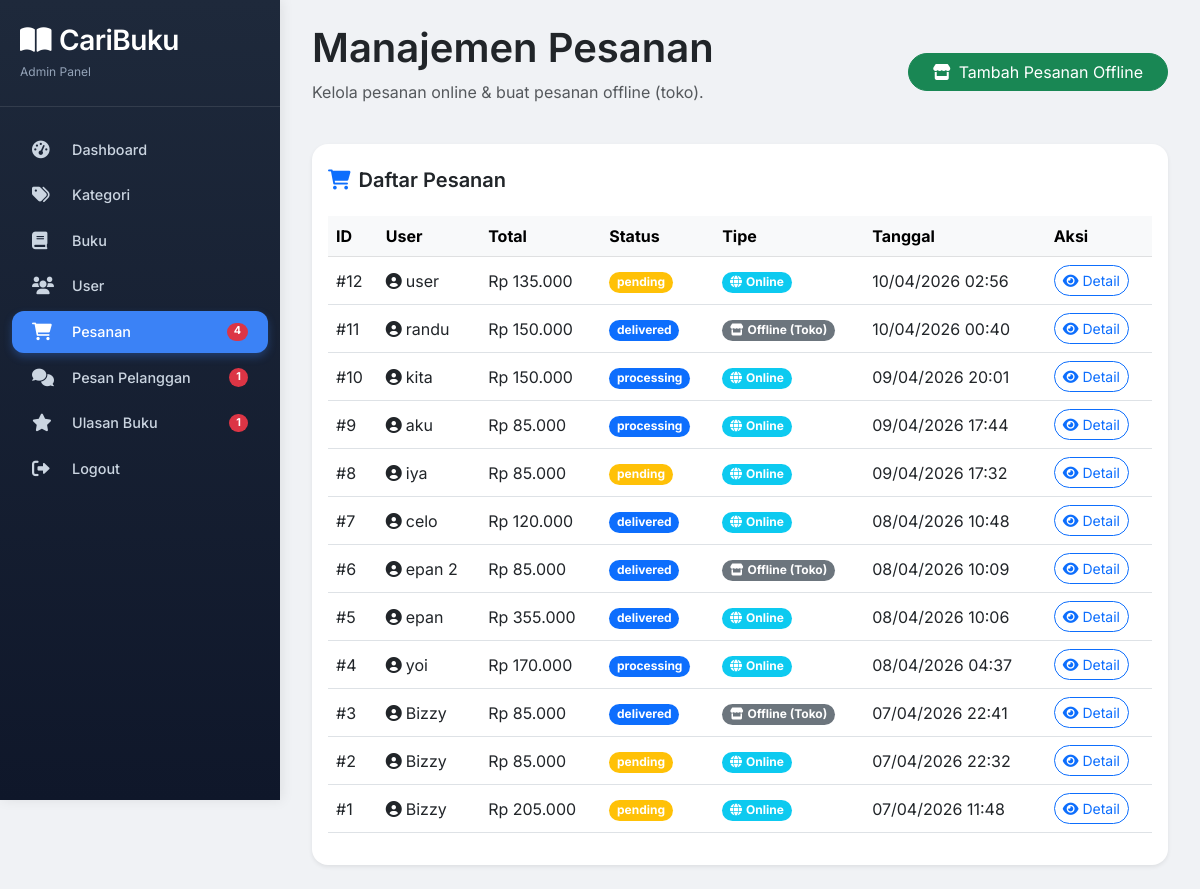
The app's page /admin/orders.php (signed in) with its own data.
### tables this page shows
CREATE TABLE `orders` (
  `id` int(11) NOT NULL,
  `user_id` int(11) DEFAULT NULL,
  `order_date` timestamp NOT NULL DEFAULT current_timestamp(),
  `total_amount` decimal(10,2) NOT NULL,
  `payment_method` varchar(50) DEFAULT 'cod',
  `payment_status` enum('pending','paid','failed') NOT NULL DEFAULT 'pending',
  `payment_proof` varchar(255) DEFAULT NULL,
  `status` enum('pending','processing','delivered','cancelled') DEFAULT 'pending',
  `address` text NOT NULL,
  `notes` text DEFAULT NULL,
  `order_type` enum('online','offline') NOT NULL DEFAULT 'online'
);

CREATE TABLE `users` (
  `id` int(11) NOT NULL,
  `name` varchar(100) NOT NULL,
  `email` varchar(100) NOT NULL,
  `password` varchar(255) NOT NULL,
  `role` enum('admin','user') DEFAULT 'user',
  `created_at` timestamp NOT NULL DEFAULT current_timestamp()
);

### admin/orders.php (the view, shortened to what this page needs)
<?php
require_once __DIR__ . '/includes/header.php';
$user_id_filter = isset($_GET['user_id']) ? intval($_GET['user_id']) : 0;
$where = $user_id_filter ? "WHERE o.user_id = $user_id_filter" : "";
$orders = $conn->query("
    SELECT o.*, u.name as user_name
    FROM orders o
    JOIN users u ON o.user_id = u.id
    $where
    ORDER BY o.order_date DESC
");
?>
<div class="d-flex justify-content-between align-items-center flex-wrap mb-4">
    <div><h1 class="display-6 fw-semibold">Manajemen Pesanan</h1><p class="text-muted">Kelola pesanan online & buat pesanan offline (toko).</p></div>
    <button class="btn btn-success rounded-pill px-4" data-bs-toggle="modal" data-bs-target="#offlineOrderModal"><i class="fas fa-store me-2"></i>Tambah Pesanan Offline</button>
</div>
<div class="card border-0 shadow-sm rounded-4">
    <div class="card-header bg-transparent border-0 pt-4"><h5 class="fw-semibold mb-0"><i class="fas fa-shopping-cart me-2 text-primary"></i>Daftar Pesanan</h5></div>
    <div class="card-body">
        <div class="table-responsive">
            <table class="table table-hover align-middle">
                <thead class="table-light">
                    <tr><th>ID</th><th>User</th><th>Total</th><th>Status</th><th>Tipe</th><th>Tanggal</th><th>Aksi</th></tr>
                </thead>
                <tbody>
                    <?php if ($orders->num_rows > 0): ?>
                        <?php while($order = $orders->fetch_assoc()): ?>
                        <tr>
                            <td>#<?= $order['id'] ?></td>
                            <td><i class="fas fa-user-circle me-1"></i><?= htmlspecialchars($order['user_name']) ?></td>
                            <td>Rp <?= number_format($order['total_amount'], 0, ',', '.') ?></td>
                            <td><span class="badge bg-<?= $order['status']=='pending'?'warning':'primary' ?> rounded-pill"><?= $order['status'] ?></span></td>
                            <td>
                                <?php if ($order['order_type'] == 'offline'): ?>
                                    <span class="badge bg-secondary rounded-pill"><i class="fas fa-store me-1"></i>Offline (Toko)</span>
                                <?php else: ?>
                                    <span class="badge bg-info rounded-pill"><i class="fas fa-globe me-1"></i>Online</span>
                                <?php endif; ?>
                            </td>
                            <td><?= date('d/m/Y H:i', strtotime($order['order_date'])) ?></td>
                            <td><a href="order_detail.php?id=<?= $order['id'] ?>" class="btn btn-sm btn-outline-primary rounded-pill"><i class="fas fa-eye me-1"></i>Detail</a></td>
                        </tr>
                        <?php endwhile; ?>
                    <?php else: ?>
                        <tr><td colspan="7" class="text-center text-muted py-4">Belum ada pesanan.</td></tr>
                    <?php endif; ?>
                </tbody>
            </table>
        </div>
    </div>
</div>
<?php require_once __DIR__ . '/includes/footer.php'; ?>

### admin/includes/header.php (style rules this page uses)
* { font-family: 'Inter', sans-serif; }
body { background: #f0f2f5; margin: 0; padding: 0; }

### records on screen
orders: id "12", user.name "user", total_amount "135.000", status "pending", order_type "online" (drawn), order_date "10/04/2026 02:56"
orders: id "11", user.name "randu", total_amount "150.000", status "delivered", order_type "offline" (drawn), order_date "10/04/2026 00:40"
orders: id "10", user.name "kita", total_amount "150.000", status "processing", order_type "online" (drawn), order_date "09/04/2026 20:01"
orders: id "9", user.name "aku", total_amount "85.000", status "processing", order_type "online" (drawn), order_date "09/04/2026 17:44"
orders: id "8", user.name "iya", total_amount "85.000", status "pending", order_type "online" (drawn), order_date "09/04/2026 17:32"
orders: id "7", user.name "celo", total_amount "120.000", status "delivered", order_type "online" (drawn), order_date "08/04/2026 10:48"
orders: id "6", user.name "epan 2", total_amount "85.000", status "delivered", order_type "offline" (drawn), order_date "08/04/2026 10:09"
orders: id "5", user.name "epan", total_amount "355.000", status "delivered", order_type "online" (drawn), order_date "08/04/2026 10:06"
orders: id "4", user.name "yoi", total_amount "170.000", status "processing", order_type "online" (drawn), order_date "08/04/2026 04:37"
orders: id "3", user.name "Bizzy", total_amount "85.000", status "delivered", order_type "offline" (drawn), order_date "07/04/2026 22:41"
orders: id "2", user.name "Bizzy", total_amount "85.000", status "pending", order_type "online" (drawn), order_date "07/04/2026 22:32"
orders: id "1", user.name "Bizzy", total_amount "205.000", status "pending", order_type "online" (drawn), order_date "07/04/2026 11:48"

### other values on screen
$pendingOrdersCount "4"
$unreadChatCount "1"
$pendingReviewsCount "1"
